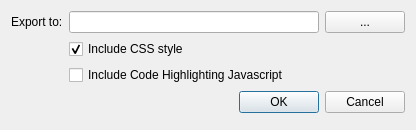
<?xml version="1.0" encoding="UTF-8"?>
<ui version="4.0">
 <class>ExportHtmlDialog</class>
 <widget class="QDialog" name="ExportHtmlDialog">
  <property name="geometry">
   <rect>
    <x>0</x>
    <y>0</y>
    <width>408</width>
    <height>130</height>
   </rect>
  </property>
  <property name="windowTitle">
   <string>Export to HTML</string>
  </property>
  <layout class="QFormLayout" name="formLayout">
   <property name="fieldGrowthPolicy">
    <enum>QFormLayout::AllNonFixedFieldsGrow</enum>
   </property>
   <item row="0" column="0">
    <widget class="QLabel" name="exportToLabel">
     <property name="text">
      <string>Export to:</string>
     </property>
     <property name="buddy">
      <cstring>exportToLineEdit</cstring>
     </property>
    </widget>
   </item>
   <item row="0" column="1">
    <layout class="QHBoxLayout" name="horizontalLayout">
     <item>
      <widget class="QLineEdit" name="exportToLineEdit">
       <property name="minimumSize">
        <size>
         <width>250</width>
         <height>0</height>
        </size>
       </property>
      </widget>
     </item>
     <item>
      <widget class="QPushButton" name="chooseFileButton">
       <property name="baseSize">
        <size>
         <width>50</width>
         <height>0</height>
        </size>
       </property>
       <property name="text">
        <string>...</string>
       </property>
      </widget>
     </item>
    </layout>
   </item>
   <item row="4" column="0" colspan="2">
    <widget class="QDialogButtonBox" name="buttonBox">
     <property name="orientation">
      <enum>Qt::Horizontal</enum>
     </property>
     <property name="standardButtons">
      <set>QDialogButtonBox::Cancel|QDialogButtonBox::Ok</set>
     </property>
    </widget>
   </item>
   <item row="1" column="1">
    <widget class="QCheckBox" name="styleCheckBox">
     <property name="toolTip">
      <string>&lt;html&gt;&lt;head/&gt;&lt;body&gt;&lt;p&gt;embed the current CSS style into the exported HTML&lt;/p&gt;&lt;/body&gt;&lt;/html&gt;</string>
     </property>
     <property name="text">
      <string>Include CSS style</string>
     </property>
     <property name="checked">
      <bool>true</bool>
     </property>
     <property name="tristate">
      <bool>false</bool>
     </property>
    </widget>
   </item>
   <item row="2" column="1">
    <widget class="QCheckBox" name="highlightCheckBox">
     <property name="text">
      <string>Include Code Highlighting Javascript</string>
     </property>
    </widget>
   </item>
  </layout>
 </widget>
 <resources/>
 <connections>
  <connection>
   <sender>buttonBox</sender>
   <signal>accepted()</signal>
   <receiver>ExportHtmlDialog</receiver>
   <slot>accept()</slot>
   <hints>
    <hint type="sourcelabel">
     <x>248</x>
     <y>254</y>
    </hint>
    <hint type="destinationlabel">
     <x>157</x>
     <y>274</y>
    </hint>
   </hints>
  </connection>
  <connection>
   <sender>buttonBox</sender>
   <signal>rejected()</signal>
   <receiver>ExportHtmlDialog</receiver>
   <slot>reject()</slot>
   <hints>
    <hint type="sourcelabel">
     <x>316</x>
     <y>260</y>
    </hint>
    <hint type="destinationlabel">
     <x>286</x>
     <y>274</y>
    </hint>
   </hints>
  </connection>
 </connections>
</ui>
